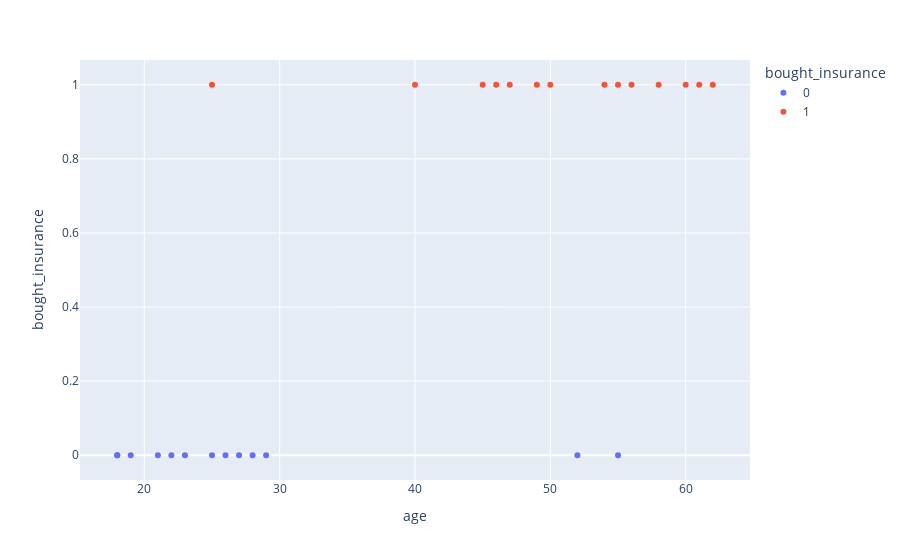

The notebook cell this image was saved under:
### Code cell
df['bought_insurance'] = df['bought_insurance'].astype('category')

fig: px.scatter = px.scatter(df, x='age', y='bought_insurance', color='bought_insurance')
fig.show()

### Figure 1 — Plotly figure (JSON) as saved in the notebook; plotly's stock layout.template omitted (floating-point values rounded to 4 significant figures)
{"data": [{"hovertemplate": "bought_insurance=%{y}<br>age=%{x}<extra></extra>", "legendgroup": "0", "marker": {"color": "#636efa", "symbol": "circle"}, "mode": "markers", "name": "0", "orientation": "h", "showlegend": true, "type": "scatter", "x": [22, 25, 52, 55, 18, 28, 27, 29, 19, 18, 21, 26, 23], "xaxis": "x", "y": [0, 0, 0, 0, 0, 0, 0, 0, 0, 0, 0, 0, 0], "yaxis": "y"}, {"hovertemplate": "bought_insurance=%{y}<br>age=%{x}<extra></extra>", "legendgroup": "1", "marker": {"color": "#EF553B", "symbol": "circle"}, "mode": "markers", "name": "1", "orientation": "h", "showlegend": true, "type": "scatter", "x": [47, 46, 56, 60, 62, 61, 49, 55, 25, 58, 40, 45, 50, 54], "xaxis": "x", "y": [1, 1, 1, 1, 1, 1, 1, 1, 1, 1, 1, 1, 1, 1], "yaxis": "y"}], "layout": {"legend": {"title": {"text": "bought_insurance"}, "tracegroupgap": 0}, "margin": {"t": 60}, "xaxis": {"anchor": "y", "domain": [0, 1], "title": {"text": "age"}}, "yaxis": {"anchor": "x", "categoryarray": [1, 0], "categoryorder": "array", "domain": [0, 1], "title": {"text": "bought_insurance"}}}}
